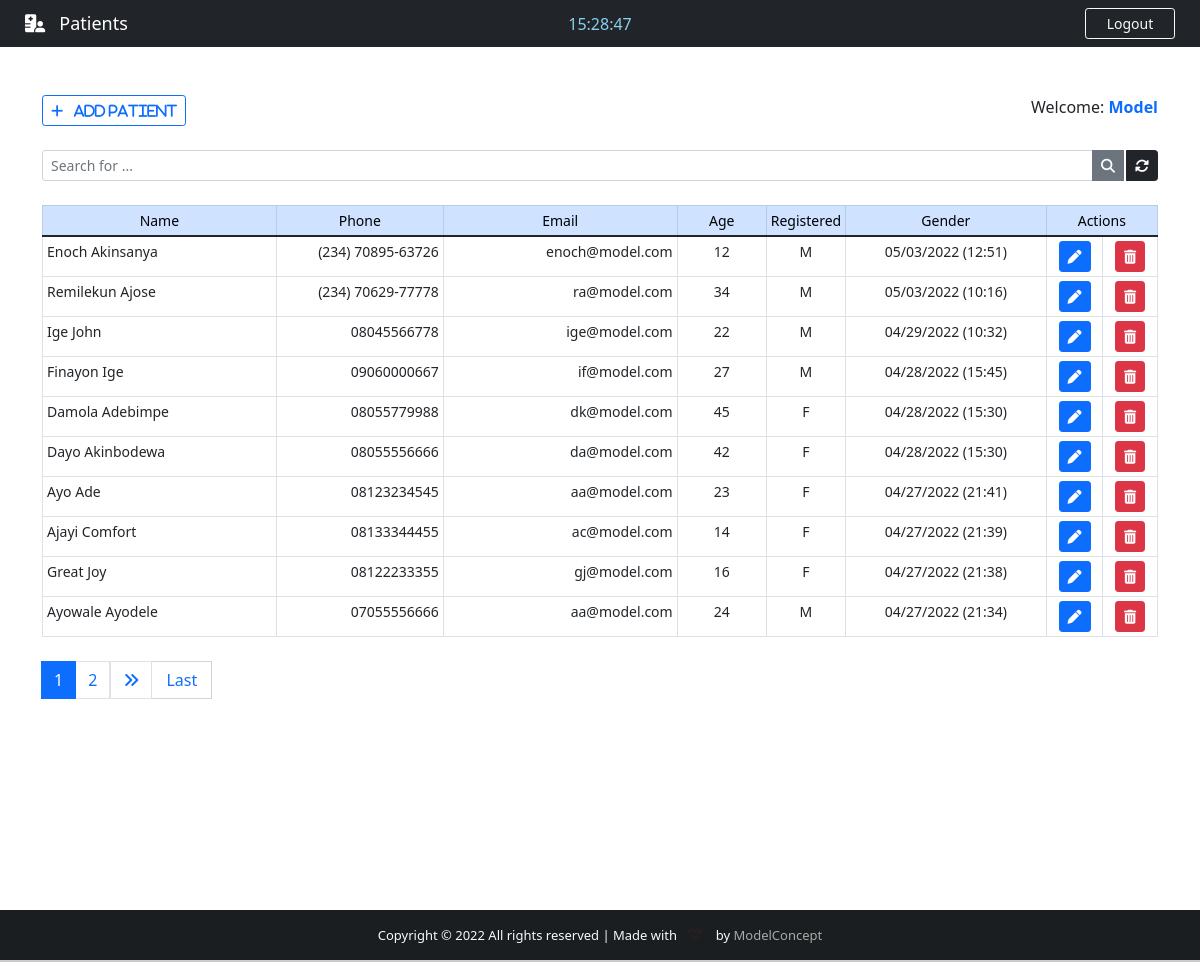
The app's page /backend/ (signed in) with its own data.
### App/models.py (models this page shows, shortened)
class Patient(models.Model):
    GENDER = (
        ('M', 'M'),
        ('F', 'F'),
    )
    id = models.IntegerField(primary_key=True)
    name = models.CharField(max_length=40)
    phone = models.CharField(max_length=20)
    email = models.CharField(max_length=40)
    age = models.CharField(max_length=3)
    gender = models.CharField(max_length=1, null=False, choices=GENDER)
    note = models.TextField(blank=True)
    created_at = models.DateTimeField(auto_now=True)

### App/views.py (the view)
# urls.py: path('backend/', views.backend, name="backend"),
@cache_control(no_cache=True, must_revalidate=True, no_store=True)
@login_required(login_url='login')
def backend(request):
    if 'q' in request.GET:
        q = request.GET['q']
        all_patients_list = Patient.objects.filter(
            Q(name__icontains=q) | Q(phone__icontains=q) | Q(email__icontains=q) | Q(age__icontains=q) | Q(gender__icontains=q) | Q(note__icontains=q)
        ).order_by('-created_at')
    else:
        all_patients_list = Patient.objects.all().order_by('-created_at')
    paginator = Paginator(all_patients_list, 10)
    page = request.GET.get('page')
    all_patients = paginator.get_page(page)
    return render(request, "backend.html", {"patients":all_patients})

### App/templates/backend.html (shortened to what this page needs)
{% extends 'base.html' %}
 {% block nav-content %}
 <i class="fas fa-hospital-user"></i>&nbsp;&nbsp; Patients
 {% endblock nav-content %}
 {% block time %}
 <div class="col-sm">
   <center>
     <span id="clock" style="color: #89cff0;"></span>
   </center>
 </div>
{% endblock time %}
{% block btn-nav %}
    <a class="btn btn-outline-info btn-sm border-light text-light" id="btn-nav" data-bs-toggle="modal" data-bs-target="#logoutModal">Logout</a>
{% endblock btn-nav %}
{% block footer %} style="color: #a9a9a9;" {% endblock footer %}
 {% block content %}
   <div class="container">
     <br><br>
     <div class="d-flex justify-content-between txt-sm">
       <a href="{% url 'addpatient' %}" class="btn btn-outline-primary btn-sm"><i class="fas fa-plus"><span id="add">&nbsp;&nbsp; Add Patient</span></i></a>
       <span>
         Welcome: <strong><span class="text-primary">{{ user.get_username.title }}</span></strong>
       </span>
     </div>
     <form>
       <div class="input-group input-group-sm mb-3 mt-4">
         <input type="text" name="q" class="form-control" placeholder="Search for ..." value="{{ request.GET.q }}">
         <button class="btn btn-secondary"><i class="fas fa-search"></i></button>
         <a href="{% url 'backend' %}" class="btn btn-dark" style="margin-left: 2px;"><i class="fas fa-sync-alt"></i></a>
       </div>
     </form>
     <center>
       <table class="table table-bordered table-sm mt-4" style="text-align: center; font-size: 14px;">
        <thead class="table-primary">
          <tr>
            <td style="width: 21%;">Name</td>
            <td style="width: 15%;">Phone</td>
            <td style="width: 21%;">Email</td>
            <td style="width: 8%;">Age</td>
            <td style="width: 7%;">Registered</td>
            <td style="width: 18%;">Gender</td>
            <td  style="width: 10%;" colspan="2">Actions</td>
          </tr>
        </thead>
        <tbody>
            {% for patient in patients %}
            <tr id="chk_td">
              <td data-label="Name"  style="text-align: left;" id="top-table">{{ patient.name }}</td>
              <td data-label="Phone"  style="text-align: right;" id="responsive-border">{{ patient.phone }}</td>
              <td data-label="Email"  style="text-align: right;" id="responsive-border">{{ patient.email }}</td>
              <td data-label="Age" id="responsive-border">{{ patient.age }}</td>
              <td data-label="Gender" id="responsive-border">{{ patient.gender }}</td>
              <td data-label="Date Created" id="responsive-border">{{ patient.created_at | date:'m/d/Y (H:i)' }}</td>
              <td>
                <a href="/patient/{{ patient.id }}" class="btn btn-sm btn-primary" title="Edit patient">
                  <i class="fas fa-pen"></i>
                </a>
              </td>
              <td>
                <a class="btn btn-sm btn-danger" title="Delete patient" data-bs-toggle="modal" data-bs-target="#deleteModal{{ patient.pk }}">
                  <i class="fas fa-trash-alt"></i>
                </a>
              </td>
            </tr>
            {% endfor %}
        </tbody>
      </table>
     </center>
     <nav class="mt-4 txt-sm">
       {% if patients.has_other_pages %}
          <ul class="pagination justify-content">
            {% for i in patients.paginator.page_range %}
                {% if patients.number == i %}
                  <li class="page-item active"><span class="page-link">{{ i }}</span></li>
                {% else %}
                  <li class="page-item"><a href="?page={{ i }}" class="page-link"> {{ i }}</a></li>
                {% endif %}
            {% endfor %}
            {% if patients.has_next %}
              <li class="oage-item"><a href="?page={{ patients.next_page_number }}" class="page-link"><i class="fas fa-angle-double-right"></i></a></li>
              <a href="?page={{ patients.paginator.num_pages }}" class="btn btn-outline-primary mb-4" style="border-left: none;" id="last">Last</a>
            {% else %}
              <li class="page-item disabled"></li>
            {% endif %}
          </ul>
       {% endif %}
     </nav>
   </div>
   <br><br><br>
 {% endblock content %}

### App/templates/base.html (shortened to what this page needs)
{% load static %}
<!DOCTYPE html>
<html lang="en">
<head>
    <link href="https://cdn.jsdelivr.net/npm/bootstrap@5.1.3/dist/css/bootstrap.min.css" rel="stylesheet">
    <link rel="stylesheet" href="https://use.fontawesome.com/releases/v6.1.1/css/all.css">
     <link rel="stylesheet" href= {% static "css/styles.css" %}>
</head>
<body>
    <div class="wrapper">
        <header>
            <nav class="navbar navbar-expand-lg navbar-dark bg-dark">
                <div class="col-sm txt-sm">
                    <a href="{% url 'frontend' %}" id="nav-content" class="navbar-brand flex-grow-1">
                        {% block nav-content %}{% endblock nav-content %}
                    </a>
                </div>
                {% block time %}{% endblock time %}
                <div class="col-sm">
                    {% block btn-nav %}{% endblock btn-nav %}
                </div>
            </nav>
        </header>
        {% block content %}{% endblock content %}
    </div>
    <footer class="bg-dark text-center text-lg-start text-light" id="footer">
        <div class="text-center p-3" style="background-color: rgba(0, 0, 0, 0.2);">
            Copyright &copy; {% now "Y" %} <span id="all-rights">All rights reserved</span> | Made with &nbsp;
            <i class="text-danger fas fa-heartbeat blinkMe" style="font-size: 15px;"></i> &nbsp;&nbsp; by
            <a href="#" target="_blank" {% block footer %} style="color: #0dcaf0;" {% endblock footer %}>ModelConcept</a>
        </div>
    </footer>
</body>
</html>

### App/static/css/styles.css (style rules this page uses)
html, body { height: 120vh; margin: 0; max-width: 100%; }
a { text-decoration: none; }
#btn-nav { width: 90px; float: right; margin-right: 25px; }
#nav-content { text-align: center; color: #fff; margin-left: 25px; font-size: 18px; }
.wrapper { min-height: 100%; margin-bottom: -50px; }
#footer, .push { height: 50px; font-size: 13px; }
#first, #last { width: 60px; border-radius: 1px; border: 1px solid #d3d3d3; }

### records on screen
Patient: name "Enoch Akinsanya", phone "(234) 70895-63726", email "enoch@model.com", age "12", gender "M", created_at "05/03/2022 (12:51)"
Patient: name "Remilekun Ajose", phone "(234) 70629-77778", email "ra@model.com", age "34", gender "M", created_at "05/03/2022 (10:16)"
Patient: name "Ige John", phone "08045566778", email "ige@model.com", age "22", gender "M", created_at "04/29/2022 (10:32)"
Patient: name "Finayon Ige", phone "09060000667", email "if@model.com", age "27", gender "M", created_at "04/28/2022 (15:45)"
Patient: name "Damola Adebimpe", phone "08055779988", email "dk@model.com", age "45", gender "F", created_at "04/28/2022 (15:30)"
Patient: name "Dayo Akinbodewa", phone "08055556666", email "da@model.com", age "42", gender "F", created_at "04/28/2022 (15:30)"
Patient: name "Ayo Ade", phone "08123234545", email "aa@model.com", age "23", gender "F", created_at "04/27/2022 (21:41)"
Patient: name "Ajayi Comfort", phone "08133344455", email "ac@model.com", age "14", gender "F", created_at "04/27/2022 (21:39)"
Patient: name "Great Joy", phone "08122233355", email "gj@model.com", age "16", gender "F", created_at "04/27/2022 (21:38)"
Patient: name "Ayowale Ayodele", phone "07055556666", email "aa@model.com", age "24", gender "M", created_at "04/27/2022 (21:34)"

### other values on screen
{{ user.get_username.title }} "Model"
{{ i }} "1"
{{ i }} "2"
